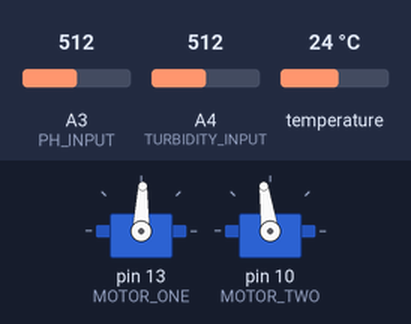
A sketch run on a simulated Arduino Uno, built with avr-gcc and run on an emulated ATmega328P. On the bench: 2 × servo. The inputs (shaded band) are chosen by the test bench; at power-on: A3 (PH_INPUT) = 512, A4 (TURBIDITY_INPUT) = 512, temperature 24 °C. What the sketch prints to the serial monitor is not drawn.

Above: at 7.1 s.
Timing chart, 0 to 8.6 s (numbered marks = the images above):
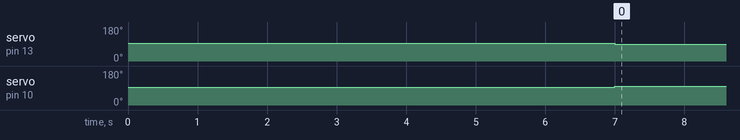

Measured:
- by itself, servo on pin 13 (MOTOR_ONE): 93° → 88° at 7.0 s
- by itself, servo on pin 10 (MOTOR_TWO): 93° → 98° at 7.0 s

The sketch:

Arduino-Data-Collection.ino
```cpp
#include <OneWire.h>
#include <DallasTemperature.h>
#include <Servo.h>

#define MOTOR_ONE 13
#define MOTOR_TWO 10

#define DATA_ARRAY_SIZE 7

#define TDS_INPUT A1
#define ORP_INPUT A2
#define PH_INPUT A3
#define TURBIDITY_INPUT A4

#define TEMPERATURE_INPUT 2 // Digital pin for temperature sensor

#define PH_N_COLLECT 10
#define PH_COLLECT_TIME 200

/*
 * DO sensor documents/code needed : https://wiki.dfrobot.com/Gravity__Analog_Dissolved_Oxygen_Sensor_SKU_SEN0237
 *
 */
#define CAL_DO_HIGH_T 30
#define CAL_DO_HIGH_V 2000
#define CAL_DO_LOW_T 25
#define CAL_DO_LOW_V 1500


double data[DATA_ARRAY_SIZE];

OneWire temperature_sensor(TEMPERATURE_INPUT);

Servo motor1;
Servo motor2;
void setup() {
  /*
   * Initialize all I/O pins
   */
  motor1.attach(MOTOR_ONE);
  motor2.attach(MOTOR_TWO);

  motor1.writeMicroseconds(1500);
  motor2.writeMicroseconds(1500);

  pinMode(TDS_INPUT, INPUT);
  pinMode(ORP_INPUT, INPUT);
  pinMode(PH_INPUT, INPUT);
  pinMode(TURBIDITY_INPUT, INPUT);
  pinMode(TEMPERATURE_INPUT, INPUT);
  delay(7000);
  Serial.begin(9600); // start serial communication
}

double get_temperature() {

  /*
   * References
   *
   * Wiring diagram: https://randomnerdtutorials.com/guide-for-ds18b20-temperature-sensor-with-arduino/
   * - We need a 4.7kOhm resistor incase the one in the bag breaks
   *
   * OneWire Code: https://wiki.dfrobot.com/Waterproof_DS18B20_Digital_Temperature_Sensor__SKU_DFR0198_
   */
  byte data[12];
  byte addr[8];

  if ( !temperature_sensor.search(addr)) {
      //no more sensors on chain, reset search
      temperature_sensor.reset_search();
      return -1000;
  }

  if ( OneWire::crc8( addr, 7) != addr[7]) {
      Serial.println("CRC is not valid!");
      return -1000;
  }

  if ( addr[0] != 0x10 && addr[0] != 0x28) {
      Serial.print("Device is not recognized");
      return -1000;
  }

  temperature_sensor.reset();
  temperature_sensor.select(addr);
  temperature_sensor.write(0x44,1); // start conversion, with parasite power on at the end

  byte present = temperature_sensor.reset();
  temperature_sensor.select(addr);
  temperature_sensor.write(0xBE); // Read Scratchpad


  for (int i = 0; i < 9; i++) { // we need 9 bytes
    data[i] = temperature_sensor.read();
  }

  temperature_sensor.reset_search();

  byte MSB = data[1];
  byte LSB = data[0];

  float tempRead = ((MSB << 8) | LSB); //using two's compliment
  float TemperatureSum = tempRead / 16;

  //Serial.println("Got Temperature!");
  return TemperatureSum;
}


/*
 * Get the TDS sensor's input
 *
 */
double get_tds() {
  double tds_v_average = 0;

  long next_collect_time = millis();
  int i=0;
  while(i < PH_N_COLLECT) {
    if(millis() >= next_collect_time) {
      tds_v_average += analogRead(PH_INPUT) / PH_N_COLLECT * 3.5 * 5 / 1024;
      next_collect_time = millis() + (PH_COLLECT_TIME / PH_N_COLLECT);
      i++;
    }
  }
  // adjust TDS value based on temperature
  float tmpComp=1.0+0.02*(data[0]-25.0);
  float cmpV=tds_v_average/tmpComp;

  //Serial.println("Got TDS!");
  return (double)(133.42*cmpV*cmpV*cmpV - 255.86*cmpV*cmpV + 857.39*cmpV)*0.5; //convert voltage value to tds value

}

double get_orp() {
  return (double)(1.0);
}


/*
 * Get the turbidity of the water from the sensor
 */
double get_turbidity() {
  double analog = analogRead(TURBIDITY_INPUT);
  double voltage = analog * 5 / 1024;
  //return voltage;
  double turbidity = -500*voltage + 2100;

  //Serial.println("Got Turbidity!");
  return turbidity;
}


/*
 * Get the PH of the water from the sensor
 */
double get_ph() {
  double ph_average = 0;

  long next_collect_time = millis();
  int i=0;
  while(i < PH_N_COLLECT) {
    if(millis() >= next_collect_time) {
      ph_average += analogRead(PH_INPUT) / PH_N_COLLECT * 3.5 * 5 / 1024;
      next_collect_time = millis() + (PH_COLLECT_TIME / PH_N_COLLECT);
      i++;
    }
  }
  //Serial.println("Got PH!");
  return ph_average;
}

/*
double get_dissolved_oxygen() {
  double temperature = get_temperature();
  int raw = analogRead(DO_INPUT);
  int voltage = raw * 5 / 1024;
  double saturation = (temperature - CAL_DO_LOW_T) * (CAL_DO_HIGH_V - CAL_DO_LOW_V) / (CAL_DO_HIGH_T - CAL_DO_LOW_T) + CAL_DO_LOW_V;
  double dissolved_oxygen = voltage * DO_table[(uint16_t)temperature] / saturation;
  return dissolved_oxygen;
}
*/


/*
 * Get all of our data and store it in our data array
 */
void get_data() {
  data[0] = (double)(millis() - data[6]);
  data[6] = data[0] + data[6];
  data[1] = get_temperature();
  data[2] = get_turbidity();
  data[3] = get_tds();
  data[4] = get_orp();
  data[5] = get_ph();
}


void loop() {
  motor1.writeMicroseconds(1450);
  motor2.writeMicroseconds(1550);

  get_data();

  /*
   * Print the collected data over serial communication
   * Returned in CSV file format for easy data analysis.
   */

  String serialData = String(data[0]);
  for(int i=1; i<DATA_ARRAY_SIZE; i++) {
    serialData.concat(",");
    serialData.concat(data[i]);
  }
  Serial.println(serialData);


}
```
